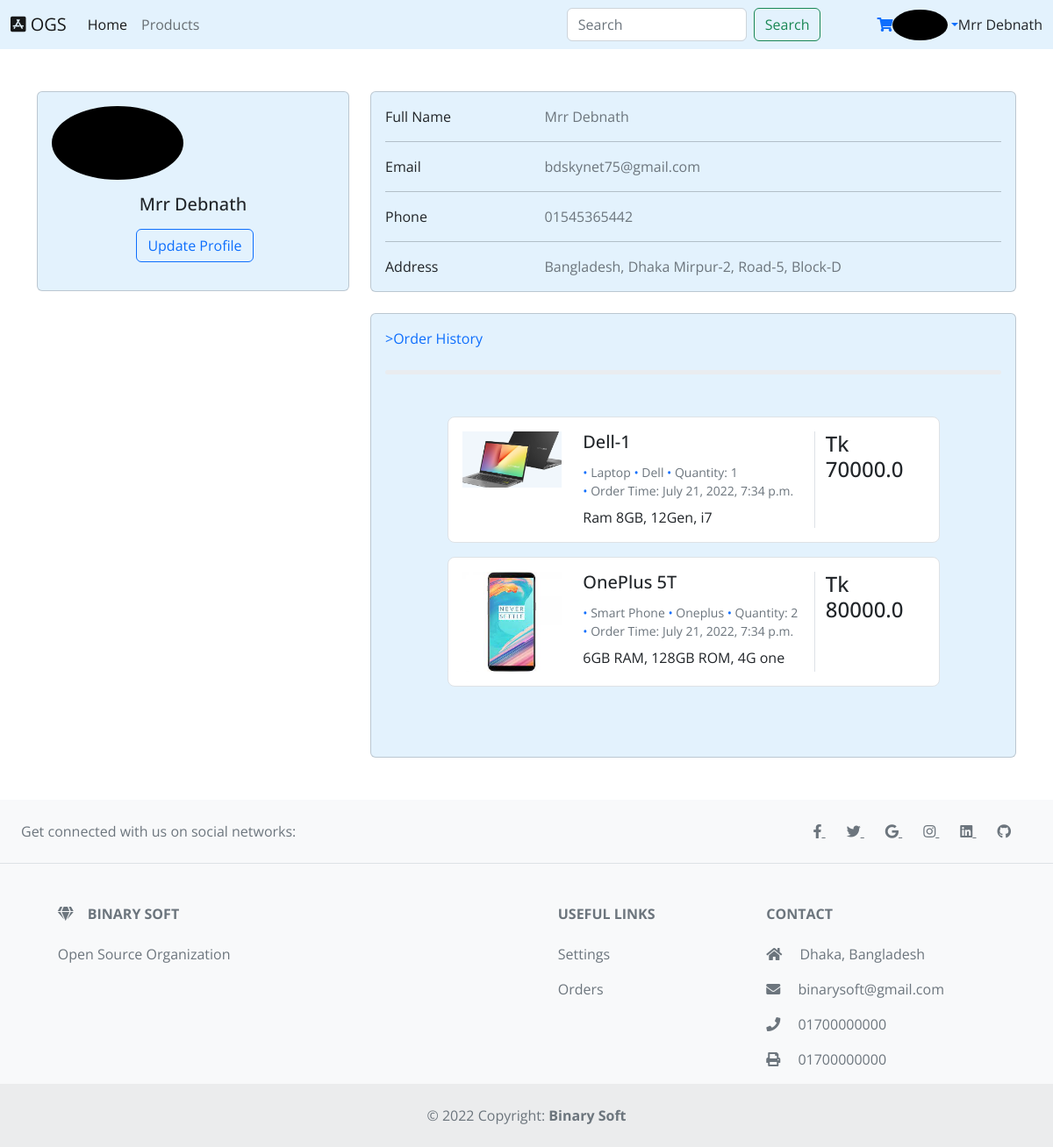
Before: /user/profile/ (signed in) with the older database file.
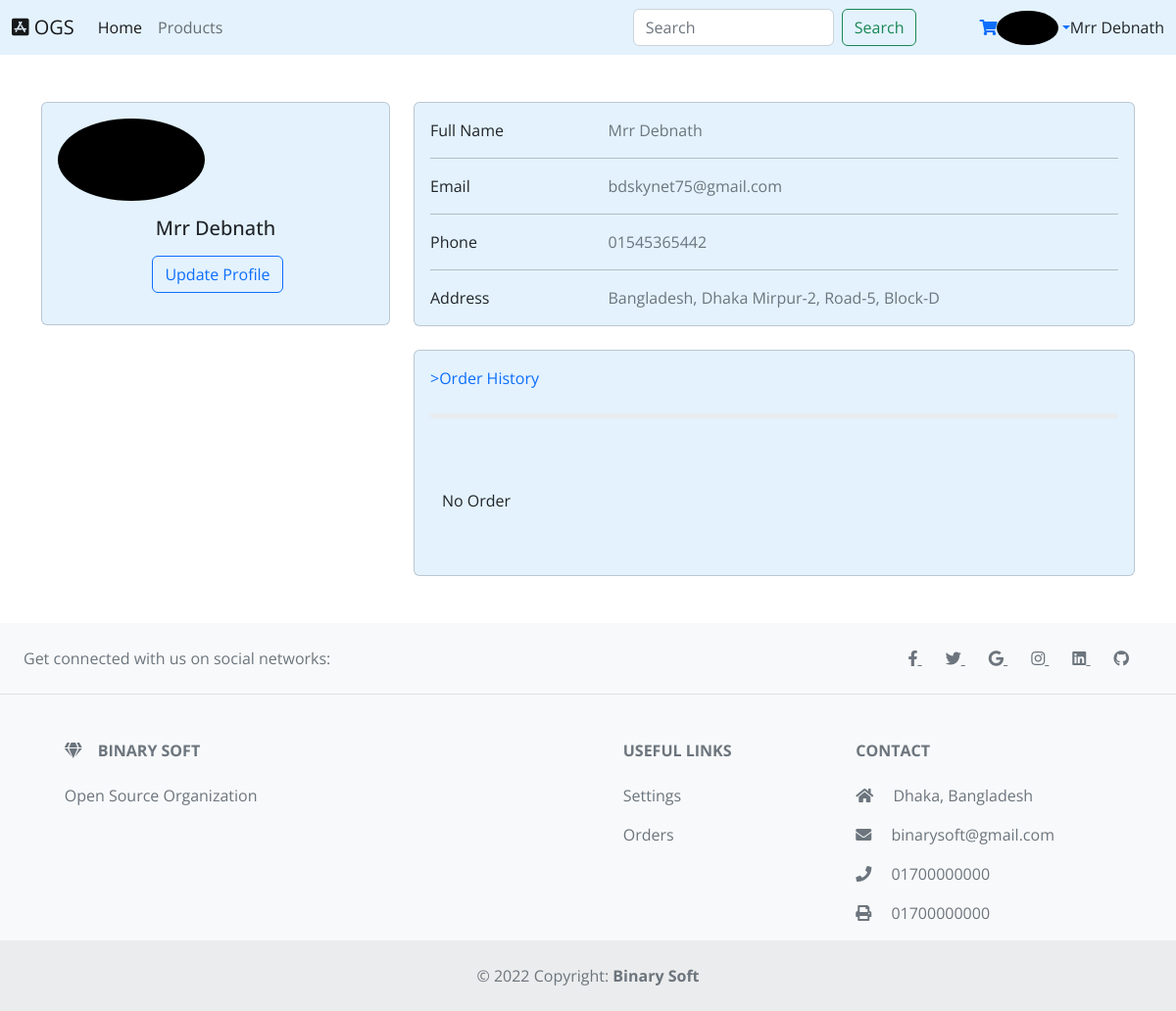
After: the same page with the newer database file.
### UserAuthentication/models.py (models this page shows, shortened)
class ExtendUser(models.Model):
    user = models.OneToOneField(User, on_delete=models.CASCADE)
    address = models.CharField(max_length=300)
    phone = models.CharField(max_length=16)
    picture = models.ImageField(upload_to='userImages/', default="default.webp", blank=True)

### productstemplate/models.py (models this page shows, shortened)
class Order(models.Model):
    user = models.ForeignKey(User, on_delete=models.CASCADE, related_name='orders')
    product = models.ForeignKey(Product, on_delete=models.CASCADE, related_name="product")
    shipping_address = models.CharField(max_length=255)
    quantity = models.PositiveBigIntegerField(default=0)
    sub_total_price = models.FloatField(default=0.0)
    total_price = models.FloatField(default=0.0)
    phone = models.CharField(max_length=15)
    datatime = models.DateTimeField(auto_now_add=True)
    is_last = models.BooleanField(default=False)

class Product(models.Model):
    product_name = models.CharField(max_length=50, blank=False, help_text='Add Product Model Name or Product Name.')
    category = models.ForeignKey(Category, on_delete=models.CASCADE, default="", blank=True, related_name="Products")
    brand_name = models.ForeignKey(Brand, on_delete=models.CASCADE, default="", blank=True, related_name="Products")
    specification = models.TextField(blank=True, default="")
    price = models.FloatField(blank=False, default=0.00, validators=[MinValueValidator(0.0)], help_text='Price Can not be Less than Zero.')
    quantity = models.PositiveBigIntegerField(default=0)
    inStock = models.BooleanField(default=True)
    datatime = models.DateTimeField(auto_now_add=True)
    warranty = models.CharField(max_length=50, blank=True)
    image1 = models.ImageField(upload_to='Product Images')
    image2 = models.ImageField(upload_to='Product Images', blank=True)
    image3 = models.ImageField(upload_to='Product Images', blank=True)
    image4 = models.ImageField(upload_to='Product Images', blank=True)
    class Meta:
        unique_together = [['category', 'brand_name', 'product_name', 'specification'] ]
    def __str__(self):
        return self.product_name

class Category(models.Model):
    category_name = models.CharField(max_length=20, unique=True)
    logo = models.ImageField(upload_to='Category')
    slug = models.SlugField(unique="True", help_text="Slug is a field in autocomplete mode, but if you want you can modify its contents")
    def __str__(self):
        return self.category_name

class Brand(models.Model):
    brand_name = models.CharField(max_length=40, null=True, blank=True, unique=True)
    def __str__(self):
        return self.brand_name

### UserAuthentication/views.py (the view)
# urls.py: path('profile/', views.UserProfileView.as_view(), name='user-profile'),
class UserProfileView(LoginRequiredMixin, TemplateView):
    login_url = "/user/login/"
    template_name = 'UserAuthentication/profile.html'
    def get_context_data(self, *args, **kwargs):
        context = super().get_context_data(**kwargs)
        user = User.objects.get(email=self.request.user)
        context['orders'] = user.orders.all().order_by('-datatime')[:2]
        return context

### templates/UserAuthentication/profile.html (shortened to what this page needs)
{% extends 'base.html' %}
{% block content %}
<section>
    <div class="container py-5">
        <div class="row">
            <div class="col-lg-4">
                <div class="card mb-4" style="background-color: #e3f2fd">
                    <div class="card-body text-center">
                        <img src="{{ request.user.extenduser.picture.url }}" alt="avatar"
                            class="rounded-circle img-fluid" style="width: 150px" />
                        <h5 class="my-3"> {{ request.user.first_name|title }} </h5>
                        <a href="{% url 'update-user-profile' %}" style="text-decoration:none">
                            <button type="button" class="btn btn-outline-primary ms-1 mb-2">Update Profile</button>
                        </a>
                        <br>
                    </div>
                </div>
            </div>
            <div class="col-lg-8">
                <div class="card mb-4" style="background-color: #e3f2fd">
                    <div class="card-body">
                            <div class="row">
                                <div class="col-sm-3">
                                    <p class="mb-0">Full Name</p>
                                </div>
                                <div class="col-sm-9">
                                    <p class="text-muted mb-0">
                                        {{ request.user.first_name|title }} </p>
                                </div>
                            </div>
                            <hr>
                            <div class="row">
                                <div class="col-sm-3">
                                    <p class="mb-0">Email</p>
                                </div>
                                <div class="col-sm-9">
                                    <p class="text-muted mb-0"> {{ request.user }} </p>
                                </div>
                            </div>
                            <hr>
                            <div class="row">
                                <div class="col-sm-3">
                                    <p class="mb-0">Phone</p>
                                </div>
                                <div class="col-sm-9">
                                    <p class="text-muted mb-0">
                                        {{request.user.extenduser.phone}} </p>
                                </div>
                            </div>
                            <hr>
                            <div class="row">
                                <div class="col-sm-3 ">
                                    <p class="mb-0">Address</p>
                                </div>
                                <div class="col-sm-9">
                                    <p class="text-muted mb-0">
                                        {{ request.user.extenduser.address|title }} </p>
                                </div>
                            </div>
                    </div>
                </div>
                <div class="row">
                    <div class="col-md-6 col-lg-12">
                        <div class="card mb-4 mb-md-0" style="background-color: #e3f2fd">
                            <div class="card-body">
                                <a href="{% url 'user-order-list' %}" style="text-decoration:none"> <p class="mb-4"> >Order History </p> </a>
                                <div class="progress rounded" style="height: 5px"> </div>
                                <section>
                                    <div class="container py-5">
                                        {% if orders %}
                                        {% for order in orders %}
                                        <div class="row justify-content-center mb-3">
                                            <div class="col-md-12 col-xl-10">
                                                <div class="card shadow-0 border rounded-3">
                                                    <div class="card-body">
                                                        <div class="row">
                                                            <div class="col-md-12 col-lg-3 col-xl-3 mb-4 mb-lg-0">
                                                                <div
                                                                    class="bg-image hover-zoom ripple rounded ripple-surface">
                                                                    <img src="{{order.product.image1.url}}"
                                                                        class="w-100" />
                                                                </div>
                                                            </div>
                                                            <div class="col-md-6 col-lg-6 col-xl-6">
                                                                <h5> {{order.product}} </h5>
                                                                <div class="mt-1 mb-0 text-muted small">
                                                                    <span class="text-primary"> • </span>
                                                                    <span>{{order.product.category}}</span>
                                                                    <span class="text-primary"> • </span>
                                                                    <span>{{order.product.brand_name|title}}</span>
                                                                    <span class="text-primary"> • </span>
                                                                    <span>Quantity: {{order.quantity}}</span>
                                                                </div>
                                                                <div class="mb-2 text-muted small">
                                                                    <span class="text-primary"> • </span>
                                                                    <span>Order Time: {{order.datatime}}</span>
                                                                </div>
                                                                <p class="text-truncate mb-4 mb-md-0">
                                                                    {{order.product.specification}}
                                                                </p>
                                                            </div>
                                                            <div
                                                                class="col-md-6 col-lg-3 col-xl-3 border-sm-start-none border-start">
                                                                <div class="d-flex flex-row align-items-center mb-4">
                                                                    <h4 class="mb-1 me-1">Tk {{order.sub_total_price}}</h4>
                                                                </div>
                                                            </div>
                                                        </div>
                                                    </div>
                                                </div>
                                            </div>
                                        </div>
                                        {% endfor %}
                                        {% else %}
                                        <div class="d-flex flex-column mt-4">No Order </div>
                                        {% endif %}
                                    </div>
                                </section>
                            </div>
                        </div>
                    </div>
                </div>
            </div>
        </div>
    </div>
</section>
{% endblock content %}

### templates/base.html (shortened to what this page needs)
{% load static %}
<!DOCTYPE html>
<html lang="en">
<head>
  <link rel="stylesheet" href="https://cdnjs.cloudflare.com/ajax/libs/animate.css/4.1.1/animate.min.css" />
  <link rel="stylesheet" href="https://cdnjs.cloudflare.com/ajax/libs/font-awesome/5.15.4/css/all.min.css" />
  <link rel="stylesheet" href="{% static 'css/login.css' %}" />
  <link rel="stylesheet" href="{% static 'css/footer.css' %}" />
  <link rel="stylesheet" href="{% static 'css/singleproduct.css' %}" />
  <link href="https://cdn.jsdelivr.net/npm/bootstrap@5.2.0-beta1/dist/css/bootstrap.min.css" rel="stylesheet"
 />
  <link rel="stylesheet" href="https://cdnjs.cloudflare.com/ajax/libs/font-awesome/5.15.1/css/all.min.css"
/>
</head>
<body>
  <nav class="navbar navbar-expand-lg" style="background-color: #e3f2fd">
    <div class="container-fluid">
      <a class="navbar-brand" href="#">
        <i class="fab fa-app-store-ios"></i>
        OGS
      </a>
      <div class="collapse navbar-collapse" id="navbarScroll">
        <ul class="navbar-nav me-auto my-2 my-lg-0 navbar-nav-scroll" style="--bs-scroll-height: 100px">
          <li class="nav-item">
            <a class="nav-link active" aria-current="page" href="{% url 'home' %}">Home</a>
          </li>
          <li class="nav-item">
            <a class="nav-link" href="{% url 'all-product' %}">Products</a>
          </li>
        </ul>
        <div class="pe-5">
          <form class="d-flex" role="search" method="GET" action="{% url 'search-product' %}">
            <input class="form-control me-2" name="product" type="search" placeholder="Search" aria-label="Search" required/>
            <button class="btn btn-outline-success" type="submit">
              Search
            </button>
          </form>
        </div>
        <div class="d-flex align-items-center">
          <a class="text-reset me-3" href="#">
            <a href="{% url 'add-to-cart' %}" ><i class="fas fa-shopping-cart"></i> </a>
          </a>
          {% if request.user.is_authenticated %}
          <div class="dropdown">
            <a class="dropdown-toggle d-flex align-items-center hidden-arrow" role="button" id="dropdownMenuButton1"
              data-bs-toggle="dropdown" aria-expanded="false">
              <img src="{{ request.user.extenduser.picture.url }}" class="rounded-circle" height="35" width="35"
                alt="Black and White Portrait of a Man" loading="lazy" />
            </a>
          </div>
          <label>
            {{ request.user.first_name|title }} {{ request.user.last_name|title }}
          </label>
          {% endif %}
        </div>
      </div>
    </div>
  </nav>
  {% block content %}
  {% endblock content %}
  {% include 'footer.html' %}
</body>
</html>

### templates/footer.html (shortened to what this page needs)
<footer class="text-center text-lg-start bg-light text-muted">
	<section
	  class="d-flex justify-content-center justify-content-lg-between p-4 border-bottom"
	>
	  <div class="me-5 d-none d-lg-block">
		<span>Get connected with us on social networks:</span>
	  </div>
	  <div>
		<a href="" class="me-4 text-reset">
		  <i class="fab fa-facebook-f"></i>
		</a>
		<a href="" class="me-4 text-reset">
		  <i class="fab fa-twitter"></i>
		</a>
		<a href="" class="me-4 text-reset">
		  <i class="fab fa-google"></i>
		</a>
		<a href="" class="me-4 text-reset">
		  <i class="fab fa-instagram"></i>
		</a>
		<a href="" class="me-4 text-reset">
		  <i class="fab fa-linkedin"></i>
		</a>
		<a href="https://github.com/Binary-Soft" class="me-4 text-reset">
		  <i class="fab fa-github"></i>
		</a>
	  </div>
	</section>
	<section class="">
	  <div class="container text-center text-md-start mt-5">
		<div class="row mt-3">
		  <div class="col-md-3 col-lg-4 col-xl-3 mx-auto mb-4">
			<h6 class="text-uppercase fw-bold mb-4">
			  <i class="fas fa-gem me-3"></i>Binary Soft
			</h6>
			<p>Open Source Organization</p>
		  </div>
		  <div class="col-md-2 col-lg-2 col-xl-2 mx-auto mb-4">
		  </div>
		  <div class="col-md-3 col-lg-2 col-xl-2 mx-auto mb-4">
			<h6 class="text-uppercase fw-bold mb-4">Useful links</h6>
			<p>
			  <a href="{% url 'update-user-profile' %}" class="text-reset" style="text-decoration: none;">Settings</a>
			</p>
			<p>
			  <a href="{% url 'user-order-list' %}" class="text-reset" style="text-decoration: none;">Orders</a>
			</p>
		  </div>
		  <div class="col-md-4 col-lg-3 col-xl-3 mx-auto mb-md-0 mb-4">
			<h6 class="text-uppercase fw-bold mb-4">Contact</h6>
			<p><i class="fas fa-home me-3"></i> Dhaka, Bangladesh</p>
			<p>
			  <i class="fas fa-envelope me-3"></i>
			  binarysoft@gmail.com
			</p>
			<p><i class="fas fa-phone me-3"></i> 01700000000</p>
			<p><i class="fas fa-print me-3"></i> 01700000000</p>
		  </div>
		</div>
	  </div>
	</section>
	<div
	  class="text-center p-4"
	  style="background-color: rgba(0, 0, 0, 0.05)"
	>
	  © 2022 Copyright:
	  <a class="text-reset fw-bold" href="https://github.com/Binary-Soft" style="text-decoration: none;"
		>Binary Soft</a>
	</div>
  </footer>

### statics/css/footer.css (style rules this page uses)
body { line-height: 1.5; font-family: 'Poppins', sans-serif; }
* { margin:0; padding:0; box-sizing: border-box; }
.container { max-width: 1170px; margin:auto; }
.row { display: flex; flex-wrap: wrap; }
ul { list-style: none; }

### statics/css/singleproduct.css (style rules this page uses)
* { box-sizing: border-box; padding: 0; margin: 0; font-family: 'Open Sans', sans-serif; }
body { line-height: 1.5; }
img { width: 100%; display: block; }
@media screen and (min-width: 992px) { .card { display: grid; grid-template-columns: repeat(2, 1fr); grid-gap: 1.5rem; } }

Changed rows visible on the page:
removed Order: product.image1 (picture), product "Dell-1", product.category "Laptop", product.brand_name "Dell", quantity "1", datatime "July 21, 2022, 7:34 p.m.", product.specification "Ram 8GB, 12Gen, i7", sub_total_price "70000.0"
removed Order: product.image1 (picture), product "OnePlus 5T", product.category "Smart Phone", product.brand_name "Oneplus", quantity "2", datatime "July 21, 2022, 7:34 p.m.", product.specification "6GB RAM, 128GB ROM, 4G one", sub_total_price "80000.0"
Other visible differences:
text now shown: "No Order"
